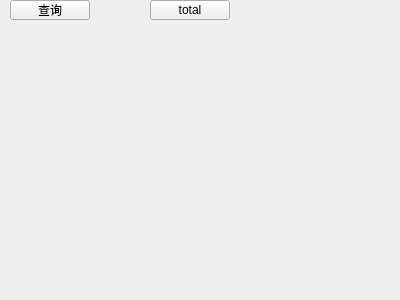
<?xml version="1.0" encoding="UTF-8"?>
<ui version="4.0">
 <class>Form</class>
 <widget class="QWidget" name="Form">
  <property name="geometry">
   <rect>
    <x>0</x>
    <y>0</y>
    <width>400</width>
    <height>300</height>
   </rect>
  </property>
  <property name="windowTitle">
   <string>Form</string>
  </property>
  <widget class="QPushButton" name="pushButton_select">
   <property name="geometry">
    <rect>
     <x>10</x>
     <y>0</y>
     <width>80</width>
     <height>20</height>
    </rect>
   </property>
   <property name="text">
    <string>查询</string>
   </property>
  </widget>
  <widget class="QPushButton" name="pushButton_total">
   <property name="geometry">
    <rect>
     <x>150</x>
     <y>0</y>
     <width>80</width>
     <height>20</height>
    </rect>
   </property>
   <property name="text">
    <string>total</string>
   </property>
  </widget>
 </widget>
 <resources/>
 <connections/>
</ui>
